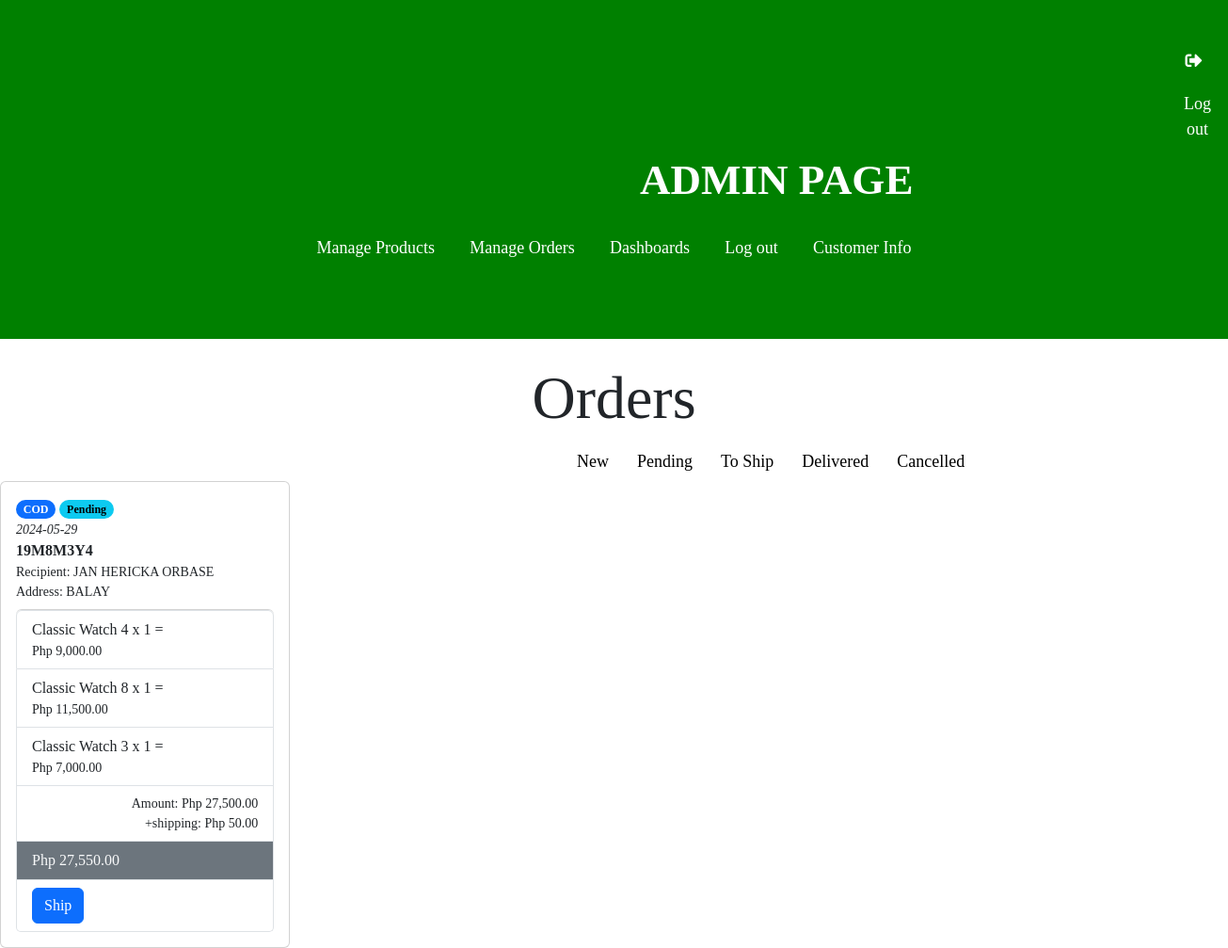
/admin?manageorder&order_phases=3 (signed in), run on the app's committed database.
### tables this page shows
CREATE TABLE `orders` (
  `order_id` int(11) NOT NULL,
  `order_ref_no` varchar(9) DEFAULT NULL,
  `pdt_id` int(11) DEFAULT NULL,
  `pdt_qty` int(11) NOT NULL,
  `order_phase_status` int(1) NOT NULL DEFAULT 1 COMMENT '1 - Cart\r\n2 - Checkout\r\n3 - Pending\r\n4 - Confirmed\r\n5 - Delivered\r\n0 - Cancelled',
  `shipping_id` int(11) DEFAULT NULL,
  `shipping_fee` decimal(10,2) NOT NULL DEFAULT 0.00,
  `user_id` int(11) NOT NULL,
  `alternate_address` varchar(150) DEFAULT NULL,
  `payment_method` int(11) DEFAULT NULL,
  `gcash_ref_no` varchar(20) DEFAULT NULL,
  `gcash_account_name` varchar(55) DEFAULT NULL,
  `gcash_account_no` varchar(20) DEFAULT NULL,
  `gcash_amount_sent` double(8,2) DEFAULT NULL,
  `orders_date_added` timestamp NOT NULL DEFAULT current_timestamp()
);

CREATE TABLE `products` (
  `pdt_id` int(11) NOT NULL,
  `pdt_img` varchar(255) DEFAULT NULL,
  `pdt_name` varchar(55) NOT NULL,
  `pdt_description` text NOT NULL,
  `pdt_price` decimal(8,2) NOT NULL,
  `pdt_status` char(1) NOT NULL DEFAULT 'A',
  `pdt_keywords` varchar(255) NOT NULL
);

### admin/index.php (the view, shortened to what this page needs)
<html>
<?php
include_once "../dbconnect.php";
?>
<head>
    <link rel="stylesheet" href="../css/bootstrap.css">
    <link rel="stylesheet" href="../style/admin.css">
    <link rel="stylesheet" href="https://cdnjs.cloudflare.com/ajax/libs/font-awesome/5.15.4/css/all.min.css">
</head>
<body>
    <div class="border-top-0" style="background-color: green">
            <div class="logout-admin">
                <a href="?logout" class="btn btn-link" style="text-decoration: none; color: white; font-size: large; margin-left: 155vh;">
                    <i class="fa fa-sign-out-alt" style="margin-right: 8px; padding-bottom: 3vh; "></i> Log out
                </a>
            </div>
            <a href="#"  style="text-decoration: none; color: white; float: left; margin-left: 85vh; "> ADMIN PAGE</a><br>
            <a href="?manageproducts" class="btn btn-link" style="text-decoration: none; color: white; font-size: large;">Manage Products</a>
            <a href="?manageorder" class="btn btn-link" style="text-decoration: none; color: white; font-size: large;">Manage Orders</a>
            <a href="?dashboard" class="btn btn-link" style="text-decoration: none; color: white; font-size: large;">Dashboards</a>
            <a href="?logout" class="btn btn-link" style="text-decoration: none; color: white; font-size: large;">Log out</a>
            <a href="?registered_users" class="btn btn-link" style="text-decoration: none; color: white; font-size: large;">Customer Info</a>
    </div>
<?php if(isset($_GET['manageorder'])) { ?>
    <div class="row">
        <div class="col-12">
        <h3 class="display-3" style="text-align: center;">Orders</h3>
              <a href="?manageorder&order_phases=2" class="btn btn-link" style="text-decoration: none;color: black; font-size: large; margin-left: 75vh;">New</a>
              <a href="?manageorder&order_phases=3" class="btn btn-link" style="text-decoration: none;color: black; font-size: large;">Pending</a>
              <a href="?manageorder&order_phases=4" class="btn btn-link" style="text-decoration: none;color: black; font-size: large;">To Ship</a>
              <a href="?manageorder&order_phases=5" class="btn btn-link" style="text-decoration: none;color: black; font-size: large;">Delivered</a>
              <a href="?manageorder&order_phases=0" class="btn btn-link" style="text-decoration: none;color: black; font-size: large;">Cancelled</a>
        </div>
        <div class="container-fluid">
            <?php if(isset($_GET['order_phases'])){
              $order_phases = $_GET['order_phases'];
              ?>
             <div class="row">
              <?php
                 $sql_get_user_order = "SELECT DISTINCT
                                                  o.order_ref_no
                                                , date(o.orders_date_added) as orders_date_added
                                                , pm.payment_method_desc
                                                , o.payment_method
                                                , op.order_phase_admin
                                                , o.order_phase_status
                                                , ui.fullname
                                                , ui.address
                                                , o.gcash_ref_no
                                                , o.gcash_account_name
                                                , o.gcash_account_no
                                                , o.gcash_amount_sent
                                             FROM orders as o
                                             JOIN payment_method as pm
                                               ON o.payment_method = pm.payment_method_id
                                             JOIN order_phase_status as op
                                               ON o.order_phase_status = op.order_phase_id
                                             JOIN users as ui
                                               ON o.user_id = ui.user_id
                                            WHERE ui.user_type = 'C'
                                              AND ui.user_status = 'A'
                                              AND o.order_phase_status = '$order_phases'
                                            ORDER BY o.orders_date_added ASC";
                    $sql_result_orders = mysqli_query($conn, $sql_get_user_order);
              while($ro = mysqli_fetch_assoc($sql_result_orders)){  ?>
                      <div class="col-3">
                          <div class="card p-3">
                                <div class="float-end">
                                                    <span class="badge rounded-pill text-bg-primary"><?php echo $ro['payment_method_desc'];?></span>
                                                    <span class="badge rounded-pill
                                                        <?php
                                                                 switch($ro['order_phase_status']){
                                                                     case 3: echo "text-bg-info";
                                                                         break;
                                                                 }
                                                                 ?> "><?php echo $ro['order_phase_admin'];?></span>
                                                    </div>
                              <p class="card-title">
                                  <small><i><?php echo $ro['orders_date_added'];?></i></small> <br>
                                  <b><?php echo $ro['order_ref_no'];?></b> <br>
                                  <small>Recipient: <?php echo strtoupper($ro['fullname']);?></small> <br>
                                  <small>Address: <?php echo strtoupper($ro['address']);?></small>
                              </p>
                              <?php
                              $curr_order_ref_no = $ro['order_ref_no'];
                              $sql_get_order_products = "SELECT p.pdt_name
                                                              , p.pdt_img
                                                              , p.pdt_price
                                                              , o.pdt_qty
                                                            FROM orders as o
                                                            JOIN products as p
                                                            ON o.pdt_id = p.pdt_id
                                                            WHERE o.order_ref_no = '$curr_order_ref_no'";
                              $sql_product_orders_result = mysqli_query($conn, $sql_get_order_products);
                              ?>
                              <ul class="list-group">
                                  <?php
                                    $total_amt = 0.00;
                                    $shipping_fee = 50.00;
                                    $total_amt_with_shipping = 0.00;
                                    while ($pdt_ord = mysqli_fetch_assoc($sql_product_orders_result)){
                                   ?>
                                  <li class="list-group-item"><?php echo $pdt_ord['pdt_name'] . " x " . $pdt_ord['pdt_qty'] . " = <br><small>" . "Php " . number_format($pdt_ord['pdt_qty'] * $pdt_ord['pdt_price'], 2) . "</small>"; ?></li>
                                <?php
                                    $total_amt += $pdt_ord['pdt_qty'] * $pdt_ord['pdt_price'];
                                    $total_amt_with_shipping = $total_amt + 50.00;
                                    } ?>
                                <li class="list-group-item">
                                    <small class="d-block float-end">Amount: <?php echo "Php " . number_format($total_amt, 2);?></small>
                                    <small class="d-block float-end">+shipping: <?php echo "Php ". number_format($shipping_fee,2);?></small>
                                </li>
                                <li class="list-group-item bg-secondary text-light">
                                     <?php echo "Php " . number_format($total_amt_with_shipping, 2);?>
                                </li>
                                 <?php if($_GET['order_phases'] == '3') { ?>
                                 <li class="list-group-item">
                                      <a href="process_administer_orders.php?ship_order=<?php echo $curr_order_ref_no; ?>" class="btn btn-primary">Ship</a>
                                  </li>
                                  <?php } ?>
                              </ul>
                          </div>
                      </div>
              <?php }
              ?>
              </div>
            <?php
                }
            ?>
         </div>
      </div>
      <?php
            }
        ?>
</body>
</html>

### style/admin.css (style rules this page uses)
.border-top-0 { border-top: 0 !important; position: relative; border-width: 100vw; height: 45vh; background-color: black; text-align: center; color:rgb(183, 96, 25); padding: 6vh 0 0 0; font-size: 45px; font-weight: bold; }
.text-light { --bs-text-opacity: 1; color: rgba(var(--bs-light-rgb), var(--bs-text-opacity)) !important; }
* { font-family: 'Playfair Display', serif; }
h6, .h6, h5, .h5, h4, .h4, h3, .h3, h2, .h2, h1, .h1 { margin-top: 25px; margin-bottom: 0.5rem; font-weight: 500; line-height: 1.2; color: var(--bs-heading-color); }

### data on the page
orders: pdt.pdt_name "Classic Watch 4", pdt_qty "1", $pdt_ord['pdt_qty']*$pdt_ord['pdt_price'] "9,000.00"
orders: pdt.pdt_name "Classic Watch 8", pdt_qty "1", $pdt_ord['pdt_qty']*$pdt_ord['pdt_price'] "11,500.00"
orders: pdt.pdt_name "Classic Watch 3", pdt_qty "1", $pdt_ord['pdt_qty']*$pdt_ord['pdt_price'] "7,000.00"

### other printed values
$ro['payment_method_desc'] "COD"
$ro['order_phase_admin'] "Pending"
$ro['orders_date_added'] "2024-05-29"
$ro['order_ref_no'] "19M8M3Y4"
$ro['fullname'] "JAN HERICKA ORBASE"
$ro['address'] "BALAY"
$total_amt "27,500.00"
$shipping_fee "50.00"
$total_amt_with_shipping "27,550.00"
